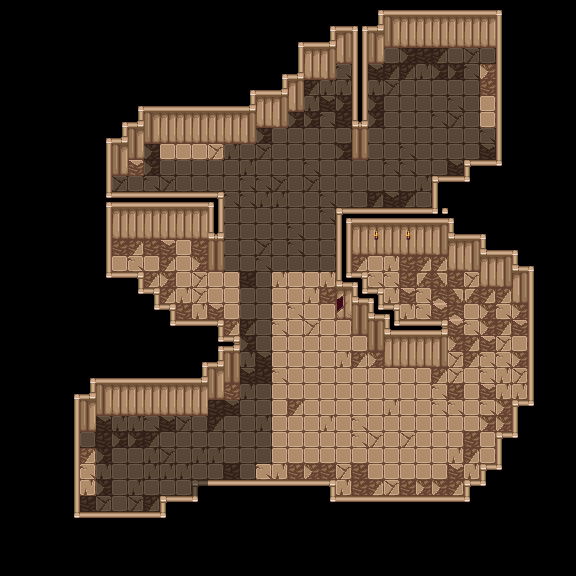

This is a level from a 2D game, rendered from its Tiled map with the project's own tilesets. A one-line summary and the map file follow, with tile-layer data summarised:
An orthogonal 36x36 tile map with 16x16 px tiles, 10 tile layers (Ground, PhaseWalls, Walls, BottomWalls, ...), 3 tilesets and 14 objects.

<map version="1.10" tiledversion="1.11.2" orientation="orthogonal" renderorder="right-down" width="36" height="36" tilewidth="16" tileheight="16" infinite="0" nextlayerid="14" nextobjectid="16">
 <properties>
  <property name="unity:SortingLayer" value="Walls" />
  <property name="unity:SortingOrder" value="10" />
  <property name="unity:layer" value="IgnoreProjectile" />
 </properties>
 <tileset firstgid="1" source="../Tilesets/SpriteSheetGeneral.tsx" />
 <tileset firstgid="109" source="../Tilesets/NewWalls.tsx" />
 <tileset firstgid="117" source="../Tilesets/Doors.tsx" />
 <layer id="1" name="Ground" width="36" height="36">
  <properties>
   <property name="unity:SortingLayer" value="Ground" />
  </properties>
  <data>[1296 cells, 569 non-empty, 12 distinct tile ids]</data>
 </layer>
 <layer id="11" name="PhaseWalls" width="36" height="36">
  <properties>
   <property name="unity:SortingLayer" value="Walls" />
   <property name="unity:layer" value="IgnoreProjectile" />
  </properties>
  <data>[1296 cells, 65 non-empty, 5 distinct tile ids]</data>
 </layer>
 <layer id="2" name="Walls" width="36" height="36">
  <properties>
   <property name="unity:SortingLayer" value="Walls" />
   <property name="unity:layer" value="Wall" />
  </properties>
  <data>[1296 cells, 304 non-empty, 22 distinct tile ids]</data>
 </layer>
 <layer id="3" name="BottomWalls" width="36" height="36">
  <properties>
   <property name="unity:SortingLayer" value="Entities" />
   <property name="unity:SortingOrder" type="int" value="100" />
   <property name="unity:layer" value="IgnorePlayer" />
  </properties>
  <data>[1296 cells, 67 non-empty, 7 distinct tile ids]</data>
 </layer>
 <layer id="4" name="WestExit" width="36" height="36">
  <properties>
   <property name="unity:SortingLayer" value="Entities" />
   <property name="unity:SortingOrder" type="int" value="101" />
   <property name="unity:layer" value="Wall" />
  </properties>
  <data>[1296 cells, 24 non-empty, 2 distinct tile ids]</data>
 </layer>
 <layer id="5" name="EastExit" width="36" height="36">
  <properties>
   <property name="unity:SortingLayer" value="Entities" />
   <property name="unity:SortingOrder" type="int" value="101" />
   <property name="unity:layer" value="Wall" />
  </properties>
  <data>[1296 cells, 24 non-empty, 2 distinct tile ids]</data>
 </layer>
 <layer id="6" name="SouthExit" width="36" height="36">
  <properties>
   <property name="unity:SortingLayer" value="Entities" />
   <property name="unity:SortingOrder" type="int" value="100" />
   <property name="unity:layer" value="Wall" />
  </properties>
  <data>[1296 cells, 0 non-empty, 0 distinct tile ids]</data>
 </layer>
 <layer id="7" name="NorthExit" width="36" height="36">
  <properties>
   <property name="unity:SortingLayer" value="Walls" />
   <property name="unity:SortingOrder" type="int" value="10" />
   <property name="unity:layer" value="Wall" />
  </properties>
  <data>[1296 cells, 32 non-empty, 3 distinct tile ids]</data>
 </layer>
 <layer id="12" name="NorthPhaseWall" width="36" height="36">
  <properties>
   <property name="unity:SortingLayer" value="Walls" />
   <property name="unity:SortingOrder" value="10" />
   <property name="unity:layer" value="IgnoreProjectile" />
  </properties>
  <data>[1296 cells, 4 non-empty, 1 distinct tile ids]</data>
 </layer>
 <layer id="8" name="EntryCollider" width="36" height="36" opacity="0.5">
  <properties>
   <property name="unity:IsTrigger" type="bool" value="true" />
   <property name="unity:ignore" value="Visual" />
   <property name="unity:layer" value="ZoneCollider" />
  </properties>
  <data>[1296 cells, 234 non-empty, 1 distinct tile ids]</data>
 </layer>
 <objectgroup id="9" name="Doors">
  <object id="1" template="../Templates/01_Door_Side.tx" x="64" y="496">
   <properties>
    <property name="SetDirection" value="West" />
   </properties>
  </object>
  <object id="2" template="../Templates/01_Door_Side.tx" x="496" y="112" />
  <object id="3" template="../Templates/01_Door_Top.tx" x="176" y="144" />
  <object id="4" template="../Templates/Spawner.tx" x="416" y="304" />
  <object id="5" template="../Templates/Spawner.tx" x="480" y="320" />
  <object id="6" template="../Templates/Spawner.tx" x="160" y="272" />
  <object id="7" template="../Templates/Spawner.tx" x="192" y="304" />
  <object id="8" template="../Templates/Spawner.tx" x="304" y="176" />
  <object id="9" template="../Templates/Spawner.tx" x="272" y="224" />
  <object id="10" template="../Templates/Spawner.tx" x="304" y="288" />
  <object id="11" template="../Templates/Spawner.tx" x="304" y="384" />
  <object id="12" template="../Templates/Spawner.tx" x="352" y="432" />
  <object id="13" template="../Templates/Spawner.tx" x="240" y="464" />
  <object id="14" template="../Templates/Spawner.tx" x="416" y="448" />
 </objectgroup>
</map>
